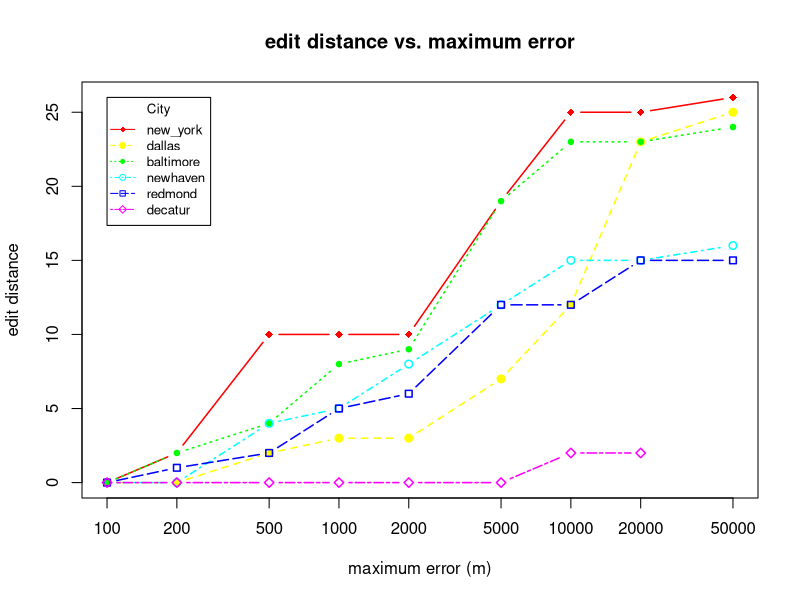

Source code (R):
# Create Line Chart

jpeg("./../restaurant_finder/medians_across_city_30.jpg")

# convert factor to numeric for convenience 
Medians <- read.csv("./../restaurant_finder/medians_across_city_30.csv")
locations <- unique(c("new_york","dallas","baltimore","newhaven","redmond","decatur"))
nlocations <- length(locations)

# get the range for the x and y axis 
xrange <- range(Medians$skew)
yrange <- range(Medians$distortion)

# set up the plot 
plot(xrange, yrange, type="n", xlab="maximum error (m)", log="x",
  	      ylab="edit distance") 
colors <- rainbow(nlocations)
linetype <- c(1:nlocations) 
plotchar <- seq(18,18+nlocations,1)

# add lines 
for (i in 1:nlocations) { 
  city <- subset(Medians, location==locations[i])
  lines(sort(city$skew), sort(city$distortion), type="b", lwd=1.5,
    lty=linetype[i], col=colors[i], pch=plotchar[i])
} 

# add a title and subtitle 
title("edit distance vs. maximum error")

# add a legend 
legend(xrange[1], yrange[2], locations, cex=0.8, col=colors,
  		   pch=plotchar, lty=linetype, title="City")

dev.off()
